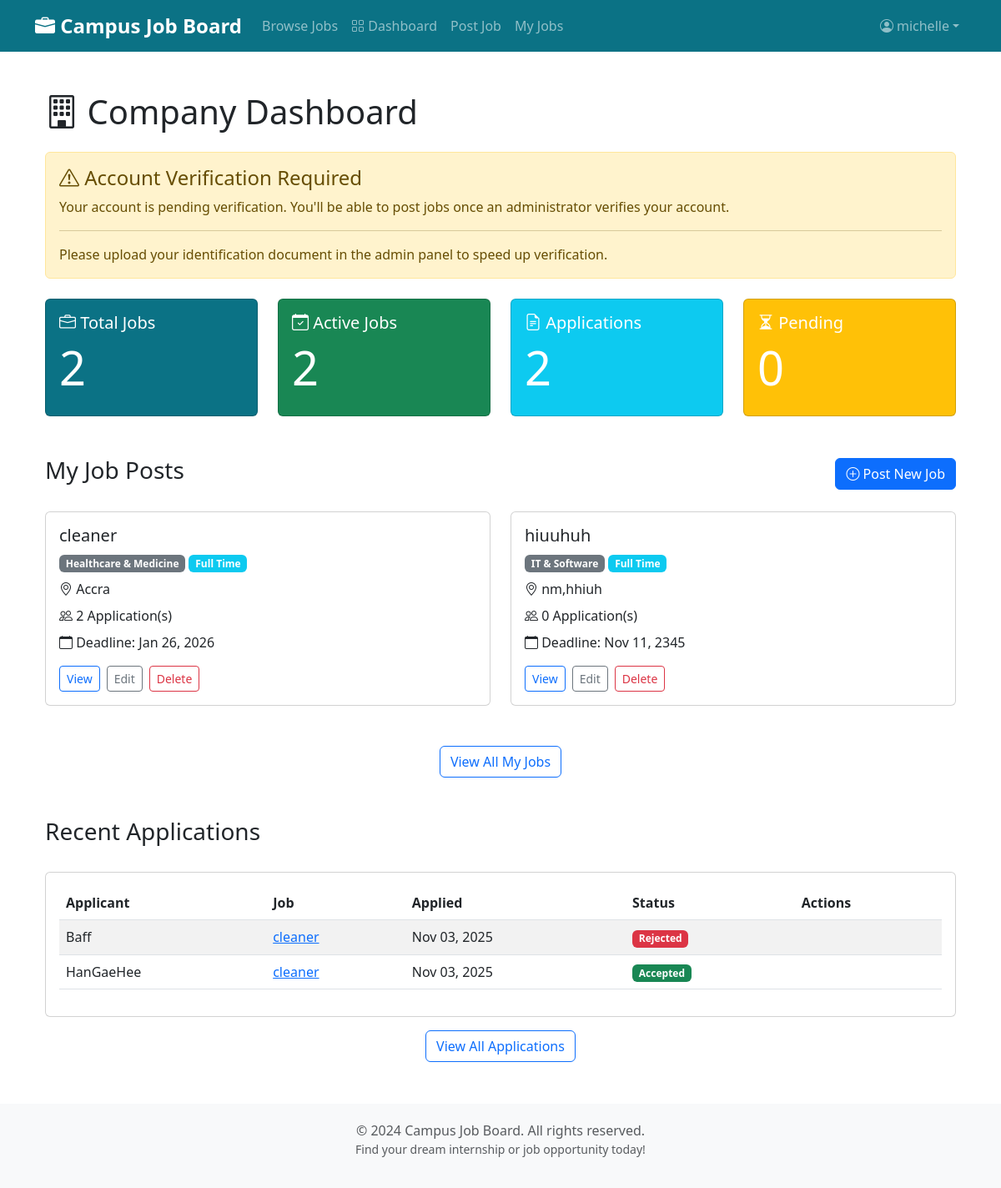
Page /dashboards/company/ (signed in) on the earlier database version.
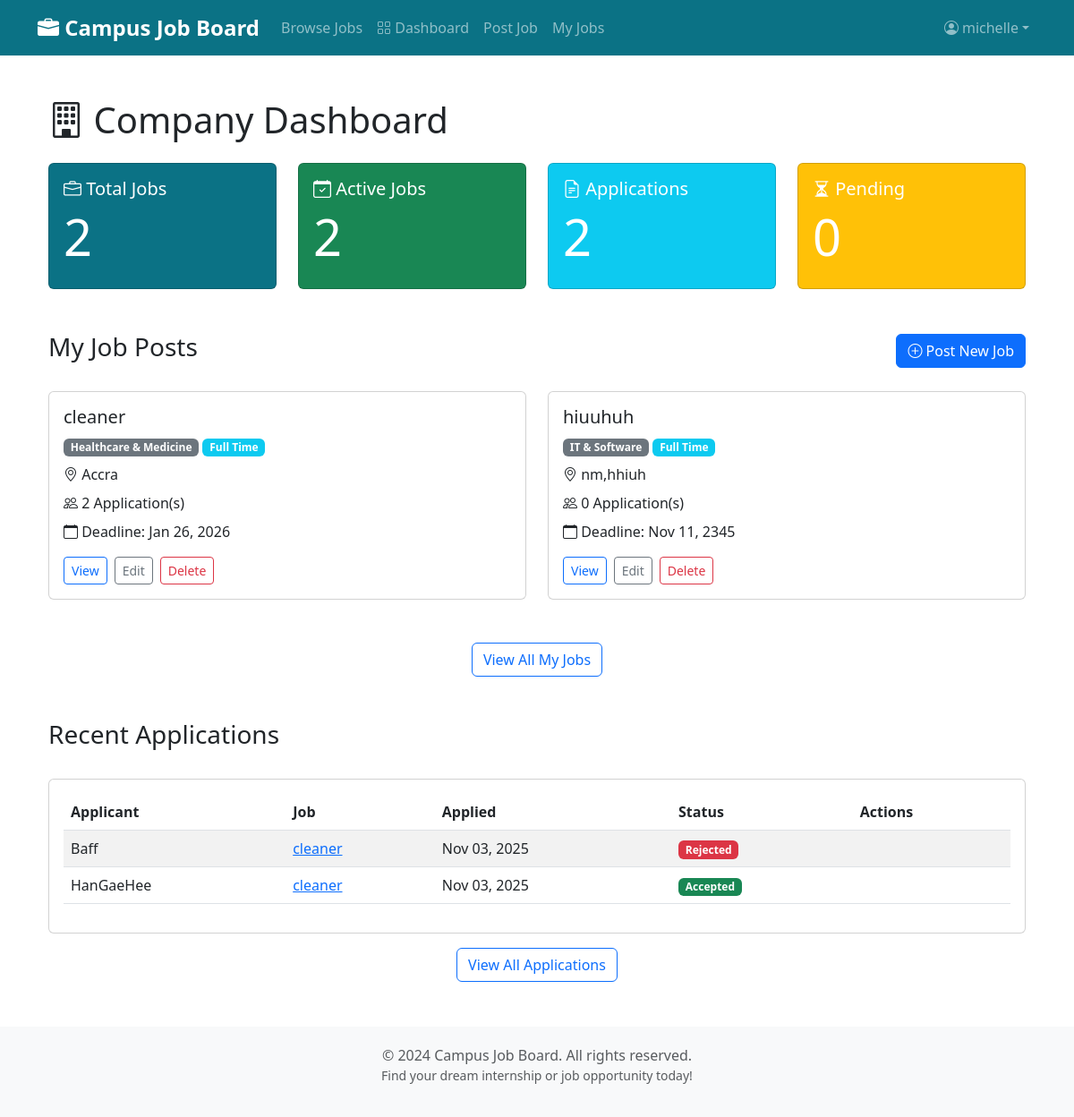
Same page on the later database version.
### jobs/views.py (the view)
@login_required
def company_dashboard(request):
    if not request.user.is_company:
        messages.warning(request, "Only companies can access this page.")
        return redirect('jobs:job_list')
    from django.utils import timezone
    jobs = JobPost.objects.filter(company=request.user).annotate(
        application_count=Count('applications'))
    total_jobs = jobs.count()
    active_jobs = jobs.filter(deadline__gte=timezone.now().date()).count()
    total_applications = Application.objects.filter(
        job__company=request.user).count()
    pending_applications = Application.objects.filter(
        job__company=request.user, status='P').count()
    recent_applications = Application.objects.filter(
        job__company=request.user).select_related(
            'applicant', 'job').order_by('-date_applied')[:5]
    try:
        Application.objects.filter(job__company=request.user,
                                   company_unread=True).update(
            company_unread=False)
    except Exception:
        pass
    context = {
        'total_jobs': total_jobs,
        'active_jobs': active_jobs,
        'total_applications': total_applications,
        'pending_applications': pending_applications,
        'jobs': jobs[:5],
        'recent_applications': recent_applications,
    }
    return render(request, 'jobs/company_dashboard.html', context)

### jobs/context_processors.py (called while the page is built)
def notification_counts(request):
    company_unread = 0
    applicant_unread = 0
    user = getattr(request, 'user', None)
    if user and user.is_authenticated:
        try:
            if getattr(user, 'is_company', False):
                company_unread = Application.objects.filter(
                    job__company=user, company_unread=True).count()
            else:
                applicant_unread = Application.objects.filter(
                    applicant=user, applicant_unread=True).count()
        except Exception:
            company_unread = 0
            applicant_unread = 0
    return {
        'company_unread_count': company_unread,
        'applicant_unread_count': applicant_unread,
    }

### jobs/templates/jobs/company_dashboard.html (shortened to what the changed rows need)
{% extends 'base.html' %}
{% load static %}
{% block content %}
<div class="container my-5">
    <h1 class="mb-4"><i class="bi bi-building"></i> Company Dashboard</h1>
    {% if user.verification_status != 'V' %}
    <div class="alert alert-warning mb-4">
        <h4 class="alert-heading"><i class="bi bi-exclamation-triangle"></i> Account Verification Required</h4>
        {% if user.verification_status == 'P' %}
            <p class="mb-0">Your account is pending verification. You'll be able to post jobs once an administrator verifies your account.</p>
            {% if not user.id_document %}
            <hr>
            <p class="mb-0">Please upload your identification document in the admin panel to speed up verification.</p>
            {% endif %}
        {% elif user.verification_status == 'R' %}
            <p class="mb-0">Your account verification was rejected. Please contact support for more information.</p>
        {% endif %}
    </div>
    {% endif %}
    <div class="row g-4 mb-5">
        <div class="col-md-3">
            <div class="card bg-primary text-white h-100">
                <div class="card-body">
                    <h2 class="display-4">{{ total_jobs }}</h2>
                </div>
            </div>
        </div>
        <div class="col-md-3">
            <div class="card bg-success text-white h-100">
                <div class="card-body">
                    <h2 class="display-4">{{ active_jobs }}</h2>
                </div>
            </div>
        </div>
        <div class="col-md-3">
            <div class="card bg-info text-white h-100">
                <div class="card-body">
                    <h2 class="display-4">{{ total_applications }}</h2>
                </div>
            </div>
        </div>
        <div class="col-md-3">
            <div class="card bg-warning text-white h-100">
                <div class="card-body">
                    <h2 class="display-4">{{ pending_applications }}</h2>
                </div>
            </div>
        </div>
    </div>
    {% if recent_applications %}
    <div class="row g-4 mt-4">
        <div class="col-md-12">
            <div class="card">
                <div class="card-body">
                    <div class="table-responsive">
                        <table class="table table-striped">
                            <thead>
                                <tr>
                                    <th>Applicant</th>
                                    <th>Job</th>
                                    <th>Applied</th>
                                    <th>Status</th>
                                    <th>Actions</th>
                                </tr>
                            </thead>
                        </table>
                    </div>
                </div>
            </div>
        </div>
    </div>
    {% endif %}
</div>
{% endblock %}

Differences in the rows shown:
changed CustomUser "michelle": verification_status "P" → "V" (drawn)
Other differences:
text no longer shown: "Account Verification Required Your account is pending verification. You'll be able to post jobs once an administrator verifies your account. Please upload your identification document in the admin panel to speed up verification."
